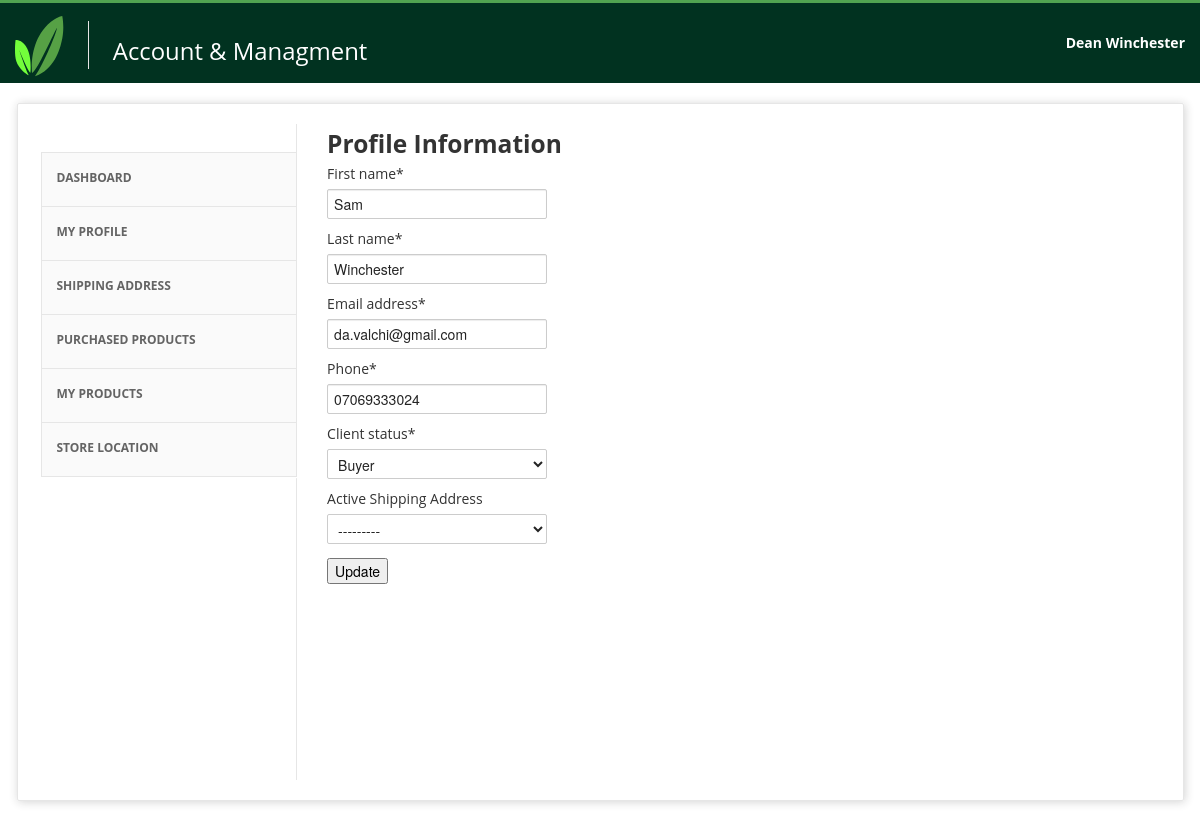
Page /account/2/profile (signed in) on the committed database.
### account/models.py (models this page shows, shortened)
class User(AbstractBaseUser):
    first_name=models.CharField(max_length=50)
    last_name=models.CharField(max_length=50)
    email = models.EmailField(
        verbose_name='email address',
        max_length=255,
        unique=True,
    )
    phone=models.CharField(max_length=20)
    Active_Shipping_Address=models.ForeignKey('goods.ShippingAddress',on_delete=models.DO_NOTHING,
    blank=True,null=True
)
    staff = models.BooleanField(default=False) # a admin user; non super-user
    admin = models.BooleanField(default=False)
    STATUS=(
        ('Buyer','Buyer'),
        ('Seller','Seller')
    )
    client_status=models.CharField(max_length=500,choices=STATUS)
    USERNAME_FIELD='email'
    @property
    def is_staff(self):
        return self.staff
    objects=UserManager()

### farmer/views.py (the view)
# urls.py: path('<pk>/profile',views.UserUpdateView.as_view(),name='profile'),
class UserUpdateView(LoginRequiredMixin,UpdateView):
    model = User
    form_class=UserUpdateForm
    success_url = reverse_lazy('account')
    template_name = 'farmer/profile.html'
    def get_form_class(self):
        myform=super().get_form_class()
        myform.base_fields['Active_Shipping_Address'].limit_choices_to={'created_by':self.request.user}
        return myform

### farmer/forms.py
class UserUpdateForm(forms.ModelForm):
    class Meta:
        model=User
        fields = ['first_name', 'last_name', 'email', 'phone','client_status', 'Active_Shipping_Address']

### account/views.py (called while the page is built)
def _cart_id(request):
    cart = request.session.session_key
    if not cart:
        cart = request.session.create()
    return cart

### farmer/context_processor.py (called while the page is built)
def counter(request):
    cart_count=0
    if 'admin' in request.path:
        return {}
    else:
        try:
            cart=Cart.objects.filter(cart_id=_cart_id(request))
            cart_items=CartItem.objects.all().filter(cart=cart[:1])
            for cart_item in cart_items:
                cart_count+=cart_item.quantity
        except Cart.DoesNotExist:
            cart_count=0
    return dict(cart_count=cart_count)

### goods/models.py (called while the page is built)
    def __str__(self):
      return self.address

### farmer/templates/farmer/profile.html
{% extends 'farmer/account.html' %}
{% load crispy_forms_tags %}
{% block content %}
<h3 class="title-divider" style="margin-bottom: 0;"><span>Profile Information</span> </h3>
<div class="lead" style="margin-bottom: 40px;">
    <form method="post">{% csrf_token %}
        {{ form|crispy }}
        <input type="submit" value="Update">
    </form>
</div>
{% endblock %}

### farmer/templates/farmer/account.html (shortened to what this page needs)
{% load static %}
   <!DOCTYPE html>
<html lang="en">
<head>
    <link rel="stylesheet" href=" {{file.css}} ">
    <link rel="stylesheet" href="{% static 'styling.min.css' %}">
</head>
<body class="page">
    <div id="navigation" class="wrapper">
        <div class="navbar  navbar-static-top"  >
            <div class="header" style="background-color:#013220;" >
                <div class="header-inner container">
                    <div class="row-fluid">
                        <div class="span7">
                            <a class="brand" href="/" title="Home">
                                <h1>
                                    <img src=" {% static 'SYmbol.png' %}">
                                </h1>
                            </a>
                            <div class="slogan hidden-tablet hidden-phone" style="color: white;" >Account &amp; Managment</div>
                        </div>
                        <div class="span5">
                            <a href="{% url 'account' %} ">
                            <div class="social-media pull-right hidden-phone">
                                    <span style="color: white;" >{{ greet }}  <strong> {{request.user.first_name}}  {{request.user.last_name}}</strong></span>
                            </div></a>
                        </div>
                    </div>
                </div>
            </div>
        </div>
    </div>
    <div id="content" style="min-height: 1131px;">
        <div class="container">
            <div class="form-wrapper" style="max-width: 1125px; min-height: 500px;">
<div class="row-fluid">
    <div class="span3 sidebar" style="margin-left: 0;">
    <div class="section-menu">
        <ul class="nav nav-list" style="min-height: 600px;" id="candidate_nav">
            <li id="candidate_profile" > <a href="{% url 'dashboard' %} " class="first">Dashboard <i class="icon-angle-right"></i></a></li>
            <li id="candidate_additional"><a href="{% url 'profile' request.user.pk %}">my profile <i class="icon-angle-right"></i></a></li>
            <li id="candidate_photo"><a href="{% url 'shippinglist'  %}">shipping address<i class="icon-angle-right"></i></a></li>
            <li id="candidate_undergrad"><a href="{% url 'purchasedproducts' %}">purchased products <i class="icon-angle-right"></i></a></li>
            {% if request.user.is_staff %}
            <li id="candidate_olevel"><a href="{% url 'myproducts' %}"> my products <i class="icon-angle-right"></i></a></li>
            <li id="candidate_secondary"><a href="{% url 'storelist' %}">store location<i class="icon-angle-right"></i></a></li>
            {% endif %}
        </ul>
    </div>
</div>
     <div class="span9 ng-scope" style="margin-left: 10px; padding-left: 20px; max-width: 850px;" ng-app="" id="ng-app">
{% block content %}{% endblock %}
    </div>
</div>
            </div>
        </div>
    </div>
</body>
</html>

### rows in the picture
User: user.first_name "Dean", user.last_name "Winchester"
User: first_name "Sam", last_name "Winchester", email "da.valchi@gmail.com", phone "07069333024", client_status "Buyer", Active_Shipping_Address "---------"
